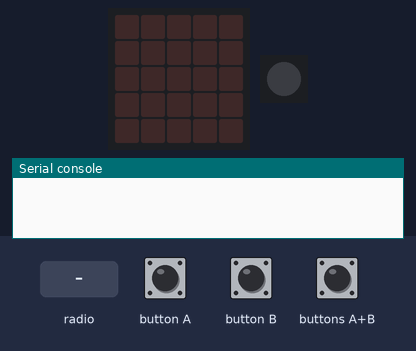
Simulated run of this program. Board: Calliope mini (MakeCode). Parts: the board's 5×5 LED display, 1 RGB LEDs in strip order, left to right, the last lines printed to the serial console. The test bench sets the inputs (shaded band). No radio messages arrive unless stated (any console line starting 'radio sent:' is added by the test bench).

Above: at 1.2 s.
1.3 s: buttons A+B pressed for 0.15 s
At 2.1 s:
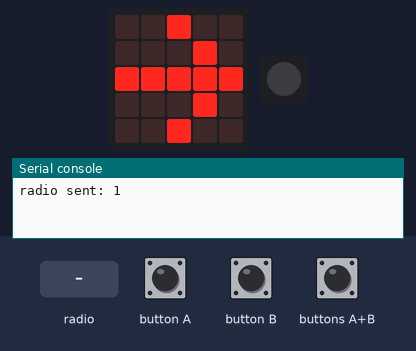
4.3 s: radio message "1" arrives
At 4.8 s:
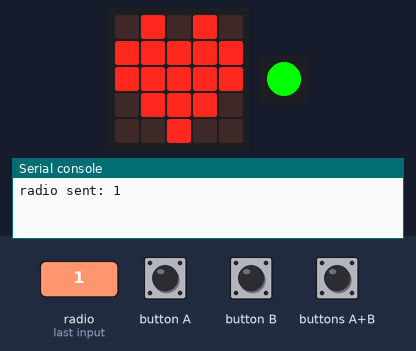
5.8 s: button A pressed for 0.15 s
At 6.7 s:
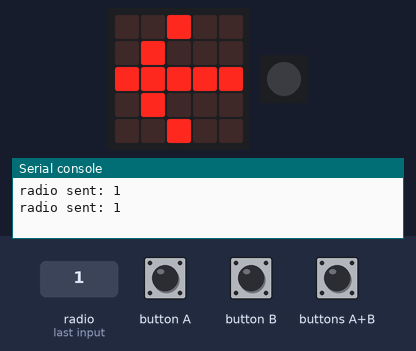
Timing chart, 0 to 8.8 s (numbered marks = the images above; inputs shaded):
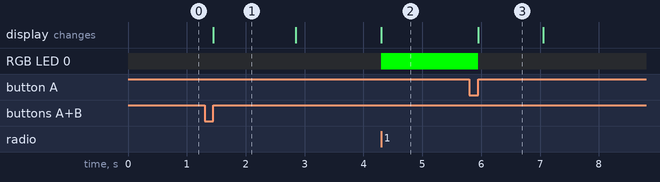

Measured:
- after the input at 1.3 s, the display: changes after 0.15 s (image 1)
- after the input at 4.3 s, RGB LED 0: off → RGB(0, 255, 0) at once; the display: changes at once (image 2)
- after the input at 5.8 s, RGB LED 0: RGB(0, 255, 0) → off after 0.15 s; the display: changes after 0.15 s (image 3)
- what the display in image 1 shows lasts 1.4 s, from 1.5 s to 2.9 s
- what the display in image 3 shows lasts 1.1 s, from 6.0 s to 7.1 s

The program:

main.ts
```typescript
radio.onReceivedNumber(function (receivedNumber) {
    if (receivedNumber == 1) {
        ballBeiMir = true
        spielLaeuft = true
        basic.setLedColor(0x00ff00)
        basic.showIcon(IconNames.Heart)
    }
})
input.onButtonEvent(Button.A, input.buttonEventClick(), function () {
    if (ballBeiMir == true) {
        spielLaeuft = true
        basic.setLedColor(0x000000)
        radio.sendNumber(1)
        basic.showIcon(IconNames.ArrowWest)
        basic.pause(500)
        basic.clearScreen()
    }
})
input.onButtonEvent(Button.AB, input.buttonEventClick(), function () {
    if (spielLaeuft == false) {
        spielLaeuft = true
        ballBeiMir = false
        radio.sendNumber(1)
        basic.showIcon(IconNames.ArrowEast)
        basic.pause(800)
        basic.clearScreen()
    }
})
let spielLaeuft = false
let ballBeiMir = false
radio.setGroup(50)
ballBeiMir = false
spielLaeuft = false
basic.forever(function () {

})
```

test.ts
```typescript
// Hier kann man Tests durchführen; diese Datei wird nicht kompiliert, wenn dieses Paket als Erweiterung verwendet wird.
```
